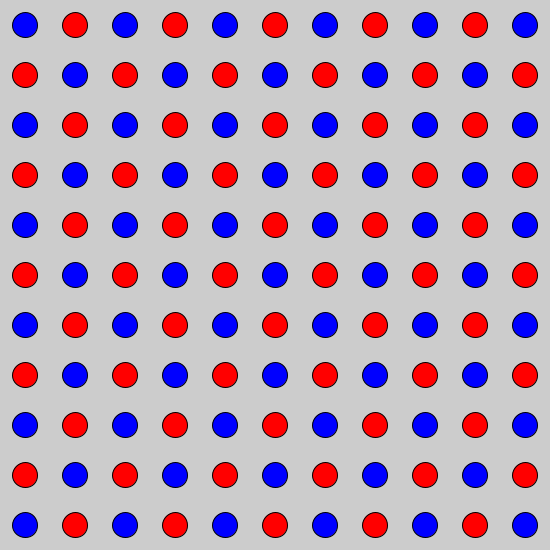
Frame 1 (no input)
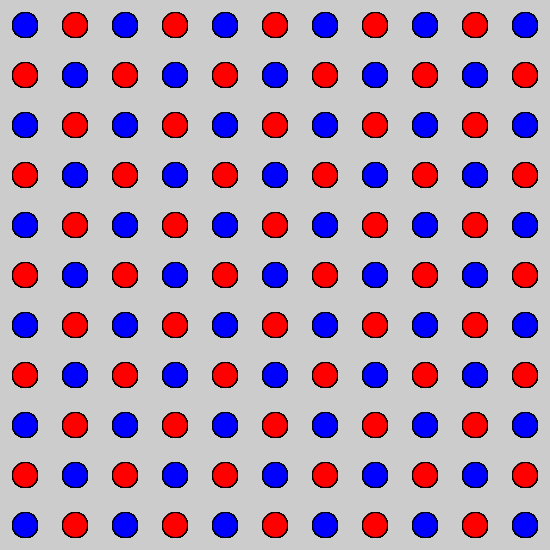
Frame 60 (the mouse pressed at the canvas centre just before this capture)
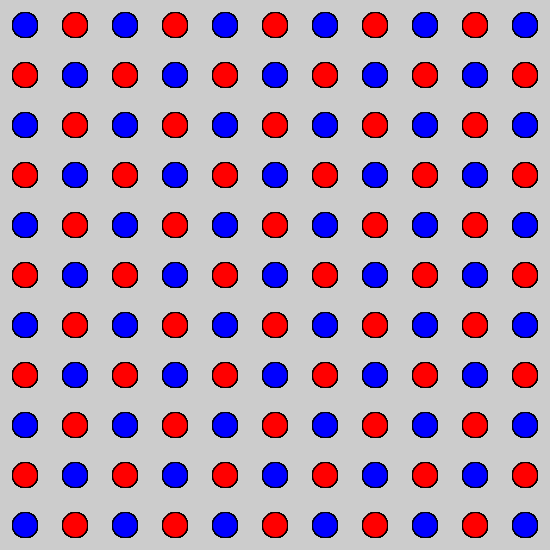
Frame 120 (the mouse held since frame 60 and released just before this capture)

The Processing sketch that drew these frames (run headless with seeded random() and noise(); from frame 60 on, the mouse is pressed at the canvas centre):

// Processing sketch: CompSci_02_2_color_array
// ── CompSci_02_2_color_array.pde
int gridSize;
float circleX;
float circleY;
int diameter;
boolean ballColorRed = true;

void setup () {
  size(550, 550);
  gridSize=width/11;
  diameter = 25;
}

void draw() {
  for (int x = 25; x < width+gridSize; x += gridSize) {
    for (int y = 25; y < height; y+=gridSize) {
      if (ballColorRed == true) {
        ballColorRed = false;
        fill(0, 0, 255);
        circleX = x;
        circleY = y;
        ellipse(circleX, circleY, diameter, diameter);
      } else {
        ballColorRed = true;
        fill(255, 0, 0);
        circleX = x;
        circleY = y;
        ellipse(circleX, circleY, diameter, diameter);
      }
    }
  }
}
